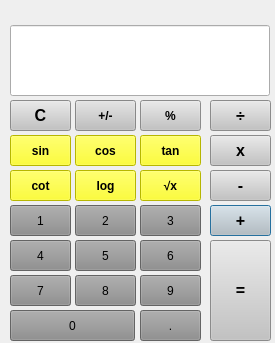
<?xml version="1.0" encoding="UTF-8"?>
<ui version="4.0">
 <class>Dialog</class>
 <widget class="QDialog" name="Dialog">
  <property name="geometry">
   <rect>
    <x>0</x>
    <y>0</y>
    <width>275</width>
    <height>343</height>
   </rect>
  </property>
  <property name="windowTitle">
   <string>Dialog</string>
  </property>
  <widget class="QLineEdit" name="textbox">
   <property name="geometry">
    <rect>
     <x>10</x>
     <y>25</y>
     <width>260</width>
     <height>71</height>
    </rect>
   </property>
  </widget>
  <widget class="QPushButton" name="btn_sum">
   <property name="geometry">
    <rect>
     <x>210</x>
     <y>205</y>
     <width>61</width>
     <height>31</height>
    </rect>
   </property>
   <property name="font">
    <font>
     <pointsize>12</pointsize>
     <bold>true</bold>
    </font>
   </property>
   <property name="styleSheet">
    <string notr="true">background-color: rgb(195, 195, 195);</string>
   </property>
   <property name="text">
    <string>+</string>
   </property>
  </widget>
  <widget class="QPushButton" name="btn_sub">
   <property name="geometry">
    <rect>
     <x>210</x>
     <y>170</y>
     <width>61</width>
     <height>31</height>
    </rect>
   </property>
   <property name="font">
    <font>
     <pointsize>12</pointsize>
     <bold>true</bold>
    </font>
   </property>
   <property name="styleSheet">
    <string notr="true">background-color: rgb(195, 195, 195);</string>
   </property>
   <property name="text">
    <string>-</string>
   </property>
  </widget>
  <widget class="QPushButton" name="btn_equal">
   <property name="geometry">
    <rect>
     <x>210</x>
     <y>240</y>
     <width>61</width>
     <height>101</height>
    </rect>
   </property>
   <property name="font">
    <font>
     <pointsize>12</pointsize>
     <bold>true</bold>
    </font>
   </property>
   <property name="styleSheet">
    <string notr="true">background-color: rgb(195, 195, 195);</string>
   </property>
   <property name="text">
    <string>=</string>
   </property>
  </widget>
  <widget class="QPushButton" name="btn_1">
   <property name="geometry">
    <rect>
     <x>10</x>
     <y>205</y>
     <width>61</width>
     <height>31</height>
    </rect>
   </property>
   <property name="styleSheet">
    <string notr="true">background-color: rgb(140, 140, 140);</string>
   </property>
   <property name="text">
    <string>1</string>
   </property>
  </widget>
  <widget class="QPushButton" name="btn_2">
   <property name="geometry">
    <rect>
     <x>75</x>
     <y>205</y>
     <width>61</width>
     <height>31</height>
    </rect>
   </property>
   <property name="styleSheet">
    <string notr="true">background-color: rgb(140, 140, 140);</string>
   </property>
   <property name="text">
    <string>2</string>
   </property>
  </widget>
  <widget class="QPushButton" name="btn_3">
   <property name="geometry">
    <rect>
     <x>140</x>
     <y>205</y>
     <width>61</width>
     <height>31</height>
    </rect>
   </property>
   <property name="styleSheet">
    <string notr="true">background-color: rgb(140, 140, 140);</string>
   </property>
   <property name="text">
    <string>3</string>
   </property>
  </widget>
  <widget class="QPushButton" name="btn_4">
   <property name="geometry">
    <rect>
     <x>10</x>
     <y>240</y>
     <width>61</width>
     <height>31</height>
    </rect>
   </property>
   <property name="styleSheet">
    <string notr="true">background-color: rgb(140, 140, 140);</string>
   </property>
   <property name="text">
    <string>4</string>
   </property>
  </widget>
  <widget class="QPushButton" name="btn_mul">
   <property name="geometry">
    <rect>
     <x>210</x>
     <y>135</y>
     <width>61</width>
     <height>31</height>
    </rect>
   </property>
   <property name="font">
    <font>
     <pointsize>12</pointsize>
     <bold>true</bold>
    </font>
   </property>
   <property name="styleSheet">
    <string notr="true">background-color: rgb(195, 195, 195);</string>
   </property>
   <property name="text">
    <string>x</string>
   </property>
  </widget>
  <widget class="QPushButton" name="btn_div">
   <property name="geometry">
    <rect>
     <x>210</x>
     <y>100</y>
     <width>61</width>
     <height>31</height>
    </rect>
   </property>
   <property name="font">
    <font>
     <pointsize>12</pointsize>
     <bold>true</bold>
    </font>
   </property>
   <property name="styleSheet">
    <string notr="true">background-color: rgb(195, 195, 195);</string>
   </property>
   <property name="text">
    <string>÷</string>
   </property>
  </widget>
  <widget class="QPushButton" name="btn_mod">
   <property name="geometry">
    <rect>
     <x>140</x>
     <y>100</y>
     <width>61</width>
     <height>31</height>
    </rect>
   </property>
   <property name="font">
    <font>
     <bold>true</bold>
    </font>
   </property>
   <property name="styleSheet">
    <string notr="true">background-color: rgb(195, 195, 195);</string>
   </property>
   <property name="text">
    <string>%</string>
   </property>
  </widget>
  <widget class="QPushButton" name="btn_pn">
   <property name="geometry">
    <rect>
     <x>75</x>
     <y>100</y>
     <width>61</width>
     <height>31</height>
    </rect>
   </property>
   <property name="font">
    <font>
     <bold>true</bold>
    </font>
   </property>
   <property name="styleSheet">
    <string notr="true">background-color: rgb(255, 170, 0);
background-color: rgb(191, 191, 191);</string>
   </property>
   <property name="text">
    <string>+/-</string>
   </property>
  </widget>
  <widget class="QPushButton" name="btn_start">
   <property name="geometry">
    <rect>
     <x>10</x>
     <y>100</y>
     <width>61</width>
     <height>31</height>
    </rect>
   </property>
   <property name="font">
    <font>
     <pointsize>12</pointsize>
     <bold>true</bold>
    </font>
   </property>
   <property name="styleSheet">
    <string notr="true">background-color: rgb(195, 195, 195);</string>
   </property>
   <property name="text">
    <string>C</string>
   </property>
  </widget>
  <widget class="QPushButton" name="btn_5">
   <property name="geometry">
    <rect>
     <x>75</x>
     <y>240</y>
     <width>61</width>
     <height>31</height>
    </rect>
   </property>
   <property name="styleSheet">
    <string notr="true">background-color: rgb(140, 140, 140);</string>
   </property>
   <property name="text">
    <string>5</string>
   </property>
  </widget>
  <widget class="QPushButton" name="btn_6">
   <property name="geometry">
    <rect>
     <x>140</x>
     <y>240</y>
     <width>61</width>
     <height>31</height>
    </rect>
   </property>
   <property name="styleSheet">
    <string notr="true">background-color: rgb(140, 140, 140);</string>
   </property>
   <property name="text">
    <string>6</string>
   </property>
  </widget>
  <widget class="QPushButton" name="btn_7">
   <property name="geometry">
    <rect>
     <x>10</x>
     <y>275</y>
     <width>61</width>
     <height>31</height>
    </rect>
   </property>
   <property name="styleSheet">
    <string notr="true">background-color: rgb(140, 140, 140);</string>
   </property>
   <property name="text">
    <string>7</string>
   </property>
  </widget>
  <widget class="QPushButton" name="btn_8">
   <property name="geometry">
    <rect>
     <x>75</x>
     <y>275</y>
     <width>61</width>
     <height>31</height>
    </rect>
   </property>
   <property name="styleSheet">
    <string notr="true">background-color: rgb(140, 140, 140);</string>
   </property>
   <property name="text">
    <string>8</string>
   </property>
  </widget>
  <widget class="QPushButton" name="btn_9">
   <property name="geometry">
    <rect>
     <x>140</x>
     <y>275</y>
     <width>61</width>
     <height>31</height>
    </rect>
   </property>
   <property name="styleSheet">
    <string notr="true">background-color: rgb(140, 140, 140);</string>
   </property>
   <property name="text">
    <string>9</string>
   </property>
  </widget>
  <widget class="QPushButton" name="btn_0">
   <property name="geometry">
    <rect>
     <x>10</x>
     <y>310</y>
     <width>125</width>
     <height>31</height>
    </rect>
   </property>
   <property name="styleSheet">
    <string notr="true">background-color: rgb(140, 140, 140);</string>
   </property>
   <property name="text">
    <string>0</string>
   </property>
  </widget>
  <widget class="QPushButton" name="btn_po">
   <property name="geometry">
    <rect>
     <x>140</x>
     <y>310</y>
     <width>61</width>
     <height>31</height>
    </rect>
   </property>
   <property name="styleSheet">
    <string notr="true">background-color: rgb(140, 140, 140);
</string>
   </property>
   <property name="text">
    <string>.</string>
   </property>
  </widget>
  <widget class="QPushButton" name="btn_sin">
   <property name="geometry">
    <rect>
     <x>10</x>
     <y>135</y>
     <width>61</width>
     <height>31</height>
    </rect>
   </property>
   <property name="font">
    <font>
     <bold>true</bold>
    </font>
   </property>
   <property name="styleSheet">
    <string notr="true">background-color: rgb(255, 255, 0);</string>
   </property>
   <property name="text">
    <string>sin</string>
   </property>
  </widget>
  <widget class="QPushButton" name="btn_cos">
   <property name="geometry">
    <rect>
     <x>75</x>
     <y>135</y>
     <width>61</width>
     <height>31</height>
    </rect>
   </property>
   <property name="font">
    <font>
     <bold>true</bold>
    </font>
   </property>
   <property name="styleSheet">
    <string notr="true">background-color: rgb(255, 255, 0);</string>
   </property>
   <property name="text">
    <string>cos</string>
   </property>
  </widget>
  <widget class="QPushButton" name="btn_tan">
   <property name="geometry">
    <rect>
     <x>140</x>
     <y>135</y>
     <width>61</width>
     <height>31</height>
    </rect>
   </property>
   <property name="font">
    <font>
     <bold>true</bold>
    </font>
   </property>
   <property name="styleSheet">
    <string notr="true">background-color: rgb(255, 255, 0);</string>
   </property>
   <property name="text">
    <string>tan</string>
   </property>
  </widget>
  <widget class="QPushButton" name="btn_cot">
   <property name="geometry">
    <rect>
     <x>10</x>
     <y>170</y>
     <width>61</width>
     <height>31</height>
    </rect>
   </property>
   <property name="font">
    <font>
     <bold>true</bold>
    </font>
   </property>
   <property name="styleSheet">
    <string notr="true">background-color: rgb(255, 255, 0);</string>
   </property>
   <property name="text">
    <string>cot</string>
   </property>
  </widget>
  <widget class="QPushButton" name="btn_log">
   <property name="geometry">
    <rect>
     <x>75</x>
     <y>170</y>
     <width>61</width>
     <height>31</height>
    </rect>
   </property>
   <property name="font">
    <font>
     <bold>true</bold>
    </font>
   </property>
   <property name="styleSheet">
    <string notr="true">background-color: rgb(255, 255, 0);</string>
   </property>
   <property name="text">
    <string>log</string>
   </property>
  </widget>
  <widget class="QPushButton" name="btn_sqrt">
   <property name="geometry">
    <rect>
     <x>140</x>
     <y>170</y>
     <width>61</width>
     <height>31</height>
    </rect>
   </property>
   <property name="font">
    <font>
     <bold>true</bold>
    </font>
   </property>
   <property name="styleSheet">
    <string notr="true">background-color: rgb(255, 255, 0);</string>
   </property>
   <property name="text">
    <string>√x</string>
   </property>
  </widget>
 </widget>
 <resources/>
 <connections/>
</ui>
